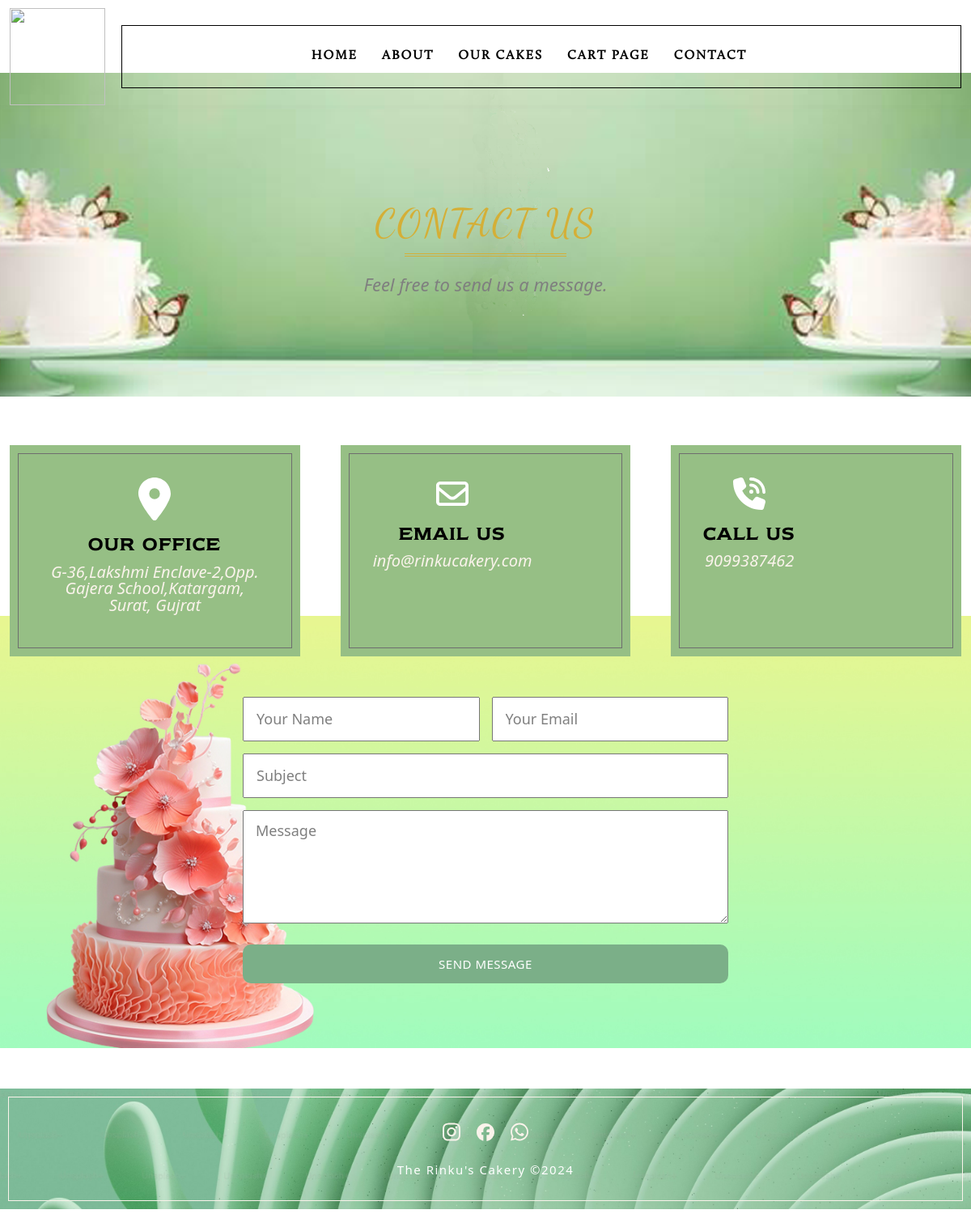
The app's page /contact with its own data.
### rinku_cakery_admin/models.py (models this page shows)
class Main_menu(models.Model):
    menuname = models.CharField(max_length=100)
    menuurl = models.CharField(max_length=200)

class contactheader(models.Model):
    contact_header_title = models.CharField(max_length = 200,default='Contact Us',blank=True, null=True)
    contact_header_text = models.TextField(blank=True)
    contact_header_img = models.FileField(upload_to= 'media/')

class contact_address(models.Model):
    address = models.CharField(max_length = 5000)
    email = models.EmailField(max_length = 100)
    mobile = models.CharField(max_length = 20)

class contactmiddle(models.Model):
    contact_middle_img = models.FileField(upload_to= 'media/')

class Footerimg(models.Model):
    fimage = models.FileField(upload_to= 'media/')

### rinku_cakery_user/views.py (the view, shortened to what this page needs)
# urls.py: path('contact',contact_page,name="contact"),
def contact_page(request):
    viewmenu = Main_menu.objects.all()
    contact_header_img = contactheader.objects.last()
    contact_middeleimg = contactmiddle.objects.last()
    footerimg = Footerimg.objects.last()
    viewcontact_address = contact_address.objects.last()
    cm = contact_message_data()
    return render(request,"user/contact_page.html",{"viewmenu":viewmenu,"cm":cm,"contact_header_img":contact_header_img,"contact_middeleimg":contact_middeleimg,"footerimg":footerimg,"viewcontact_address":viewcontact_address})

### rinku_cakery_admin/models.py
class contact_message_data(ModelForm):
    class Meta:
        model = contact_message
        fields = ["cmname" ,"cmemail" ,"cmsubject","cmmessage"]

### rinku_cakery_user/templates/user/contact_page.html (shortened to what this page needs)
{% load static %}
<!doctype html>
<html>
<head>
	<link href="{% static '/static_user/css/bootstrap.css' %}" rel="stylesheet">
	<link href="{% static '/static_user/css/fontawesome_all.css' %}" rel="stylesheet" type="text/css">
	<link href="{% static '/static_user/css/fonts.css' %}" rel="stylesheet">
	<link rel="stylesheet" href="https://cdnjs.cloudflare.com/ajax/libs/font-awesome/6.5.2/css/all.min.css"
 />
	<link href="{% static '/static_user/css/owl.carousel.css' %}" rel="stylesheet">
	<link href="{% static '/static_user/css/owl.theme.default.css' %}" rel="stylesheet">
	<link href="{% static '/static_user/css/stylesheet.css' %}" rel="stylesheet" type="text/css">
	<link href="{% static '/static_user/css/responsive.css' %}" rel="stylesheet" type="text/css">
	<link rel="stylesheet" href="style.css">
	<link rel="stylesheet" href="https://cdnjs.cloudflare.com/ajax/libs/font-awesome/6.5.1/css/ all.min.css"
 />
	<link href="https://cdn.jsdelivr.net/npm/bootstrap@5.3.1/dist/css/bootstrap.min.css" rel="stylesheet"
>
    <link rel="stylesheet" href="https://cdn.jsdelivr.net/npm/sweetalert2@11/dist/sweetalert2.min.css">
</head>
<body>
	<div class="wrapper">
		<header id="header">
			<div class="header-hp">
				<div class="container">
					<div class="row">
						<div class="col header-in-hp">
							<div class="header-left-hp">
								<div class="logo-hp">
									<a href="#"><img src="{% static '/static_user/images/logo.png' %}" alt="" /></a>
								</div>
							</div>
							<div class="header-right-hp">
								<div class="navigation-hp">
									<nav class="navbar navbar-expand-lg navbar-light">
										<div class="collapse navbar-collapse navigation-main-hp"
											id="navbarSupportedContent">
											<ul class="navbar-nav ml-auto">
												{% for menu in viewmenu %}
                                                <li><a href="{% url menu.menuurl %}">{{ menu.menuname }}</a></li>
                                            {% endfor %}
											</ul>
										</div>
									</nav>
								</div>
							</div>
						</div>
					</div>
				</div>
			</div>
		</header>
		<section id="contain">
			<div class="contact_block_cp"
				style="background: url({{contact_header_img.contact_header_img.url}}) no-repeat center;  background-size:cover;">
				<div class="container">
					<div class="row">
						<div class="col contact_block_in_cp">
							<div class="contact_middle_cp">
								<div class="contact_top_cp">
									<div class="contact_title_cp">
										CONTACT US
									</div>
									<div class="contact_info_cp">
										{{contact_header_img.contact_header_text}}
									</div>
								</div>
							</div>
						</div>
					</div>
				</div>
			</div>
			<div class="our_block_cp">
				<div class="container">
					<div class="row">
						<div class="col our_block_in_cp">
							<div class="our_middle_cp">
								<div class="our_top_cp">
									<div class="our_box_cp">
										<a href="#">
											<div class="our_img_cp">
											</div>
											<div class="our_title_cp">
												OUR OFFICE
											</div>
											<div class="our_info_cp">
												{{viewcontact_address.address}}
											</div>
										</a>
									</div>
									<div class="our_box_cp">
										<a href="#">
											<div class="our_img_cp">
											</div>
											<div class="our_title_cp">
												EMAIL US
											</div>
											<div class="our_info_cp">
												{{viewcontact_address.email}}
											</div>
										</a>
									</div>
									<div class="our_box_cp">
										<a href="#">
											<div class="our_img_cp">
											</div>
											<div class="our_title_cp">
												CALL US
											</div>
											<div class="our_info_cp">
												{{viewcontact_address.mobile}}
											</div>
										</a>
									</div>
								</div>
							</div>
						</div>
					</div>
				</div>
			</div>
			<div class="your_block_cp" style="background: url({{contact_middeleimg.contact_middle_img.url}}); no-repeat center;  background-size:cover">
				<div class="container">
					<div class="row">
						<div class="col your_block_in_cp">
							<div class="your_middle_cp">
								<div class="your_top_cp">
									<form action="" method="post" enctype="multipart/form-data">
										<div class="your_row_cp">
											<div class="your_input_cp">
												<input type="text" placeholder="Your Name" name="{{cm.cmname.name}}"
													required>
											</div>
											<div class="your_input_cp">
												<input type="text" placeholder="Your Email" name="{{cm.cmemail.name}}"
													required>
											</div>
										</div>
										<div class="your_input_cp">
											<input type="text" placeholder="Subject" name="{{cm.cmsubject.name}}"
												required>
										</div>
										<div class="your_input_cp">
											<textarea type="text" placeholder="Message" name="{{cm.cmmessage.name}}"
												required></textarea>
										</div>
										<div class="order_right_btn_op your_btn_cp">
											<input type="submit" value="Send Message">
										</div>
									</form>
								</div>
							</div>
						</div>
					</div>
				</div>
			</div>
		</section>
		<div class="footer"
			style="background: url({{footerimg.fimage.url}}) no-repeat center center; background-size:100%;">
			<div class="container-fluid">
				<div class="row">
					<div class="col footer_in_hp">
						<div class="footer_middle_hp">
							<div class="footer_icons_hp">
								<div class="footer_icons_img_hp">
									<a href="https://www.instagram.com/rinkus_cakery?igsh=MXFlMWp2cG5rNTczdw%3D%3D&utm_source=qr">
									</a>
								</div>
								<div class="footer_icons_img_hp">
									<a href="https://www.facebook.com/rinkuscakery">
									</a>
								</div>
								<div class="footer_icons_img_hp">
									<a href="https://api.whatsapp.com/send?phone=+91 9099387462&amp;text=Hi Team" target="_blank">
									</a>
								</div>
							</div>
							<div class="footer_copyright_hp">
								The Rinku's Cakery ©2024
							</div>
						</div>
					</div>
				</div>
			</div>
		</div>
	</div>
</body>
</html>

### static/static_user/css/responsive.css (style rules this page uses)
@media (min-width:992px) and (max-width:1250px) { #contain { margin:0 0 0 0; padding:0px; } }

### records on screen
Main_menu: menuname "HOME"
Main_menu: menuname "ABOUT"
Main_menu: menuname "OUR CAKES"
Main_menu: menuname "CART PAGE"
Main_menu: menuname "CONTACT"
contactheader: contact_header_img (picture), contact_header_text "Feel free to send us a message."
contact_address: address "G-36,Lakshmi Enclave-2,Opp. Gajera School,Katargam, Surat, Gujrat", email "info@rinkucakery.com", mobile "9099387462"
contactmiddle: contact_middle_img (picture)
Footerimg: fimage (picture)
